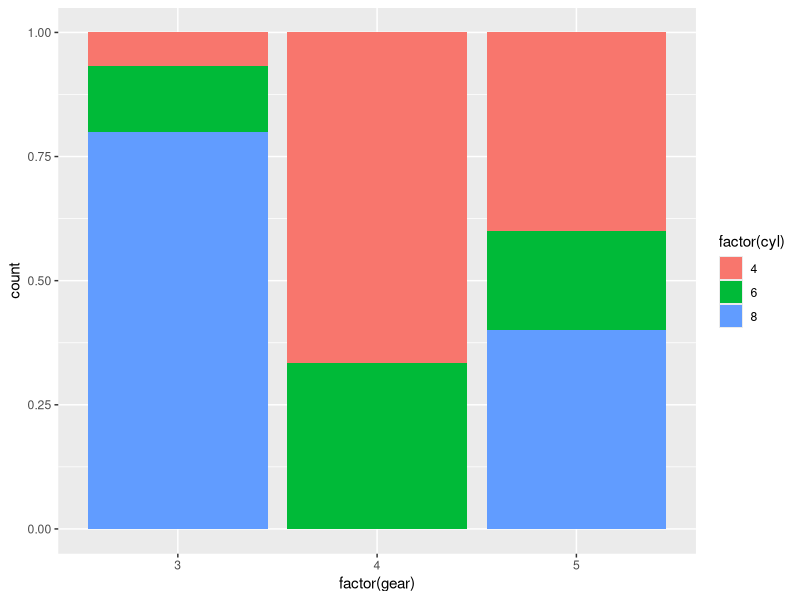

This chart was generated by the following R code:
library("ggplot2")
g <- ggplot(mtcars, aes(factor(gear), fill=factor(cyl))) + geom_bar( position = "fill")
g + labs(list(title = "Car Distribution by Gears and Cyl", x="Number of Gears", y="Frequency"))